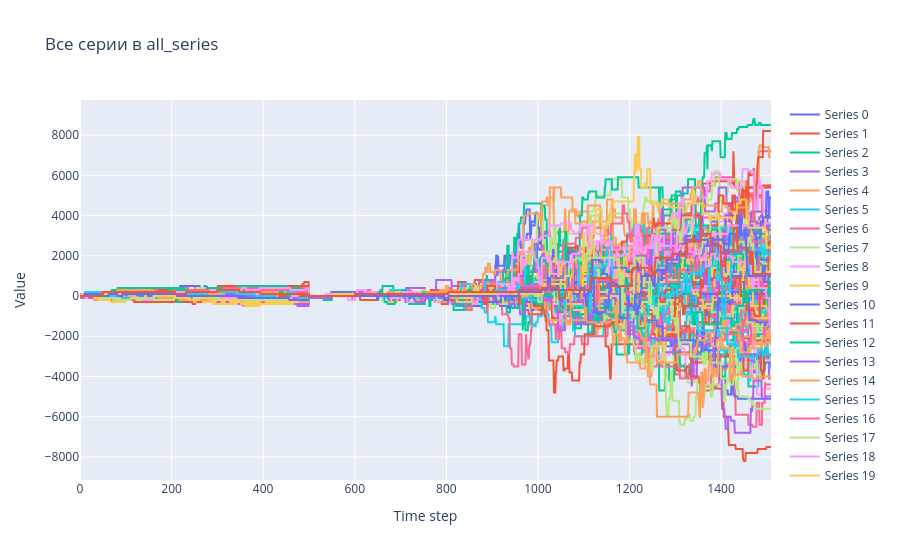

The notebook cell saved with this chart:
### Code cell
import plotly.graph_objs as go

# Отрисовать все
fig = go.Figure()
for i in range(all_series.shape[0]):
    fig.add_trace(go.Scatter(
        y=all_series[i],
        mode='lines',
        name=f"Series {i}"
    ))

fig.update_layout(
    title="Все серии в all_series",
    xaxis_title="Time step",
    yaxis_title="Value"
)
fig.show()

### Figure 1 — Plotly figure (JSON) as saved in the notebook; plotly's stock layout.template omitted (floating-point values rounded to 4 significant figures; data arrays with more than 128 entries replaced by an {"elided": "..."} marker saying what was removed)
{"data": [{"mode": "lines", "name": "Series 0", "type": "scatter", "y": {"elided": "1510 int values"}}, {"mode": "lines", "name": "Series 1", "type": "scatter", "y": {"elided": "1510 int values"}}, {"mode": "lines", "name": "Series 2", "type": "scatter", "y": {"elided": "1510 int values"}}, {"mode": "lines", "name": "Series 3", "type": "scatter", "y": {"elided": "1510 int values"}}, {"mode": "lines", "name": "Series 4", "type": "scatter", "y": {"elided": "1510 int values"}}, {"mode": "lines", "name": "Series 5", "type": "scatter", "y": {"elided": "1510 int values"}}, {"mode": "lines", "name": "Series 6", "type": "scatter", "y": {"elided": "1510 int values"}}, {"mode": "lines", "name": "Series 7", "type": "scatter", "y": {"elided": "1510 int values"}}, {"mode": "lines", "name": "Series 8", "type": "scatter", "y": {"elided": "1510 int values"}}, {"mode": "lines", "name": "Series 9", "type": "scatter", "y": {"elided": "1510 int values"}}, {"mode": "lines", "name": "Series 10", "type": "scatter", "y": {"elided": "1510 int values"}}, {"mode": "lines", "name": "Series 11", "type": "scatter", "y": {"elided": "1510 int values"}}, {"mode": "lines", "name": "Series 12", "type": "scatter", "y": {"elided": "1510 int values"}}, {"mode": "lines", "name": "Series 13", "type": "scatter", "y": {"elided": "1510 int values"}}, {"mode": "lines", "name": "Series 14", "type": "scatter", "y": {"elided": "1510 int values"}}, {"mode": "lines", "name": "Series 15", "type": "scatter", "y": {"elided": "1510 int values"}}, {"mode": "lines", "name": "Series 16", "type": "scatter", "y": {"elided": "1510 int values"}}, {"mode": "lines", "name": "Series 17", "type": "scatter", "y": {"elided": "1510 int values"}}, {"mode": "lines", "name": "Series 18", "type": "scatter", "y": {"elided": "1510 int values"}}, {"mode": "lines", "name": "Series 19", "type": "scatter", "y": {"elided": "1510 int values"}}, {"mode": "lines", "name": "Series 20", "type": "scatter", "y": {"elided": "1510 int values"}}, {"mode": "lines", "name": "Series 21", "type": "scatter", "y": {"elided": "1510 int values"}}, {"mode": "lines", "name": "Series 22", "type": "scatter", "y": {"elided": "1510 int values"}}, {"mode": "lines", "name": "Series 23", "type": "scatter", "y": {"elided": "1510 int values"}}, {"mode": "lines", "name": "Series 24", "type": "scatter", "y": {"elided": "1510 int values"}}, {"mode": "lines", "name": "Series 25", "type": "scatter", "y": {"elided": "1510 int values"}}, {"mode": "lines", "name": "Series 26", "type": "scatter", "y": {"elided": "1510 int values"}}, {"mode": "lines", "name": "Series 27", "type": "scatter", "y": {"elided": "1510 int values"}}, {"mode": "lines", "name": "Series 28", "type": "scatter", "y": {"elided": "1510 int values"}}, {"mode": "lines", "name": "Series 29", "type": "scatter", "y": {"elided": "1510 int values"}}, {"mode": "lines", "name": "Series 30", "type": "scatter", "y": {"elided": "1510 int values"}}, {"mode": "lines", "name": "Series 31", "type": "scatter", "y": {"elided": "1510 int values"}}, {"mode": "lines", "name": "Series 32", "type": "scatter", "y": {"elided": "1510 int values"}}, {"mode": "lines", "name": "Series 33", "type": "scatter", "y": {"elided": "1510 int values"}}, {"mode": "lines", "name": "Series 34", "type": "scatter", "y": {"elided": "1510 int values"}}, {"mode": "lines", "name": "Series 35", "type": "scatter", "y": {"elided": "1510 int values"}}, {"mode": "lines", "name": "Series 36", "type": "scatter", "y": {"elided": "1510 int values"}}, {"mode": "lines", "name": "Series 37", "type": "scatter", "y": {"elided": "1510 int values"}}, {"mode": "lines", "name": "Series 38", "type": "scatter", "y": {"elided": "1510 int values"}}, {"mode": "lines", "name": "Series 39", "type": "scatter", "y": {"elided": "1510 int values"}}, {"mode": "lines", "name": "Series 40", "type": "scatter", "y": {"elided": "1510 int values"}}, {"mode": "lines", "name": "Series 41", "type": "scatter", "y": {"elided": "1510 int values"}}, {"mode": "lines", "name": "Series 42", "type": "scatter", "y": {"elided": "1510 int values"}}, {"mode": "lines", "name": "Series 43", "type": "scatter", "y": {"elided": "1510 int values"}}, {"mode": "lines", "name": "Series 44", "type": "scatter", "y": {"elided": "1510 int values"}}, {"mode": "lines", "name": "Series 45", "type": "scatter", "y": {"elided": "1510 int values"}}, {"mode": "lines", "name": "Series 46", "type": "scatter", "y": {"elided": "1510 int values"}}, {"mode": "lines", "name": "Series 47", "type": "scatter", "y": {"elided": "1510 int values"}}, {"mode": "lines", "name": "Series 48", "type": "scatter", "y": {"elided": "1510 int values"}}, {"mode": "lines", "name": "Series 49", "type": "scatter", "y": {"elided": "1510 int values"}}, {"mode": "lines", "name": "Series 50", "type": "scatter", "y": {"elided": "1510 int values"}}, {"mode": "lines", "name": "Series 51", "type": "scatter", "y": {"elided": "1510 int values"}}, {"mode": "lines", "name": "Series 52", "type": "scatter", "y": {"elided": "1510 int values"}}, {"mode": "lines", "name": "Series 53", "type": "scatter", "y": {"elided": "1510 int values"}}, {"mode": "lines", "name": "Series 54", "type": "scatter", "y": {"elided": "1510 int values"}}, {"mode": "lines", "name": "Series 55", "type": "scatter", "y": {"elided": "1510 int values"}}, {"mode": "lines", "name": "Series 56", "type": "scatter", "y": {"elided": "1510 int values"}}, {"mode": "lines", "name": "Series 57", "type": "scatter", "y": {"elided": "1510 int values"}}, {"mode": "lines", "name": "Series 58", "type": "scatter", "y": {"elided": "1510 int values"}}, {"mode": "lines", "name": "Series 59", "type": "scatter", "y": {"elided": "1510 int values"}}, {"mode": "lines", "name": "Series 60", "type": "scatter", "y": {"elided": "1510 int values"}}, {"mode": "lines", "name": "Series 61", "type": "scatter", "y": {"elided": "1510 int values"}}, {"mode": "lines", "name": "Series 62", "type": "scatter", "y": {"elided": "1510 int values"}}, {"mode": "lines", "name": "Series 63", "type": "scatter", "y": {"elided": "1510 int values"}}, {"mode": "lines", "name": "Series 64", "type": "scatter", "y": {"elided": "1510 int values"}}, {"mode": "lines", "name": "Series 65", "type": "scatter", "y": {"elided": "1510 int values"}}, {"mode": "lines", "name": "Series 66", "type": "scatter", "y": {"elided": "1510 int values"}}, {"mode": "lines", "name": "Series 67", "type": "scatter", "y": {"elided": "1510 int values"}}, {"mode": "lines", "name": "Series 68", "type": "scatter", "y": {"elided": "1510 int values"}}, {"mode": "lines", "name": "Series 69", "type": "scatter", "y": {"elided": "1510 int values"}}, {"mode": "lines", "name": "Series 70", "type": "scatter", "y": {"elided": "1510 int values"}}, {"mode": "lines", "name": "Series 71", "type": "scatter", "y": {"elided": "1510 int values"}}, {"mode": "lines", "name": "Series 72", "type": "scatter", "y": {"elided": "1510 int values"}}, {"mode": "lines", "name": "Series 73", "type": "scatter", "y": {"elided": "1510 int values"}}, {"mode": "lines", "name": "Series 74", "type": "scatter", "y": {"elided": "1510 int values"}}, {"mode": "lines", "name": "Series 75", "type": "scatter", "y": {"elided": "1510 int values"}}, {"mode": "lines", "name": "Series 76", "type": "scatter", "y": {"elided": "1510 int values"}}, {"mode": "lines", "name": "Series 77", "type": "scatter", "y": {"elided": "1510 int values"}}, {"mode": "lines", "name": "Series 78", "type": "scatter", "y": {"elided": "1510 int values"}}, {"mode": "lines", "name": "Series 79", "type": "scatter", "y": {"elided": "1510 int values"}}, {"mode": "lines", "name": "Series 80", "type": "scatter", "y": {"elided": "1510 int values"}}, {"mode": "lines", "name": "Series 81", "type": "scatter", "y": {"elided": "1510 int values"}}, {"mode": "lines", "name": "Series 82", "type": "scatter", "y": {"elided": "1510 int values"}}, {"mode": "lines", "name": "Series 83", "type": "scatter", "y": {"elided": "1510 int values"}}, {"mode": "lines", "name": "Series 84", "type": "scatter", "y": {"elided": "1510 int values"}}, {"mode": "lines", "name": "Series 85", "type": "scatter", "y": {"elided": "1510 int values"}}, {"mode": "lines", "name": "Series 86", "type": "scatter", "y": {"elided": "1510 int values"}}, {"mode": "lines", "name": "Series 87", "type": "scatter", "y": {"elided": "1510 int values"}}, {"mode": "lines", "name": "Series 88", "type": "scatter", "y": {"elided": "1510 int values"}}, {"mode": "lines", "name": "Series 89", "type": "scatter", "y": {"elided": "1510 int values"}}, {"mode": "lines", "name": "Series 90", "type": "scatter", "y": {"elided": "1510 int values"}}, {"mode": "lines", "name": "Series 91", "type": "scatter", "y": {"elided": "1510 int values"}}, {"mode": "lines", "name": "Series 92", "type": "scatter", "y": {"elided": "1510 int values"}}, {"mode": "lines", "name": "Series 93", "type": "scatter", "y": {"elided": "1510 int values"}}, {"mode": "lines", "name": "Series 94", "type": "scatter", "y": {"elided": "1510 int values"}}, {"mode": "lines", "name": "Series 95", "type": "scatter", "y": {"elided": "1510 int values"}}, {"mode": "lines", "name": "Series 96", "type": "scatter", "y": {"elided": "1510 int values"}}, {"mode": "lines", "name": "Series 97", "type": "scatter", "y": {"elided": "1510 int values"}}, {"mode": "lines", "name": "Series 98", "type": "scatter", "y": {"elided": "1510 int values"}}, {"mode": "lines", "name": "Series 99", "type": "scatter", "y": {"elided": "1510 int values"}}, {"mode": "lines", "name": "Series 100", "type": "scatter", "y": {"elided": "1510 int values"}}, {"mode": "lines", "name": "Series 101", "type": "scatter", "y": {"elided": "1510 int values"}}, {"mode": "lines", "name": "Series 102", "type": "scatter", "y": {"elided": "1510 int values"}}, {"mode": "lines", "name": "Series 103", "type": "scatter", "y": {"elided": "1510 int values"}}, {"mode": "lines", "name": "Series 104", "type": "scatter", "y": {"elided": "1510 int values"}}, {"mode": "lines", "name": "Series 105", "type": "scatter", "y": {"elided": "1510 int values"}}, {"mode": "lines", "name": "Series 106", "type": "scatter", "y": {"elided": "1510 int values"}}, {"mode": "lines", "name": "Series 107", "type": "scatter", "y": {"elided": "1510 int values"}}, {"mode": "lines", "name": "Series 108", "type": "scatter", "y": {"elided": "1510 int values"}}, {"mode": "lines", "name": "Series 109", "type": "scatter", "y": {"elided": "1510 int values"}}, {"mode": "lines", "name": "Series 110", "type": "scatter", "y": {"elided": "1510 int values"}}, {"mode": "lines", "name": "Series 111", "type": "scatter", "y": {"elided": "1510 int values"}}], "layout": {"title": {"text": "Все серии в all_series"}, "xaxis": {"title": {"text": "Time step"}}, "yaxis": {"title": {"text": "Value"}}}}
